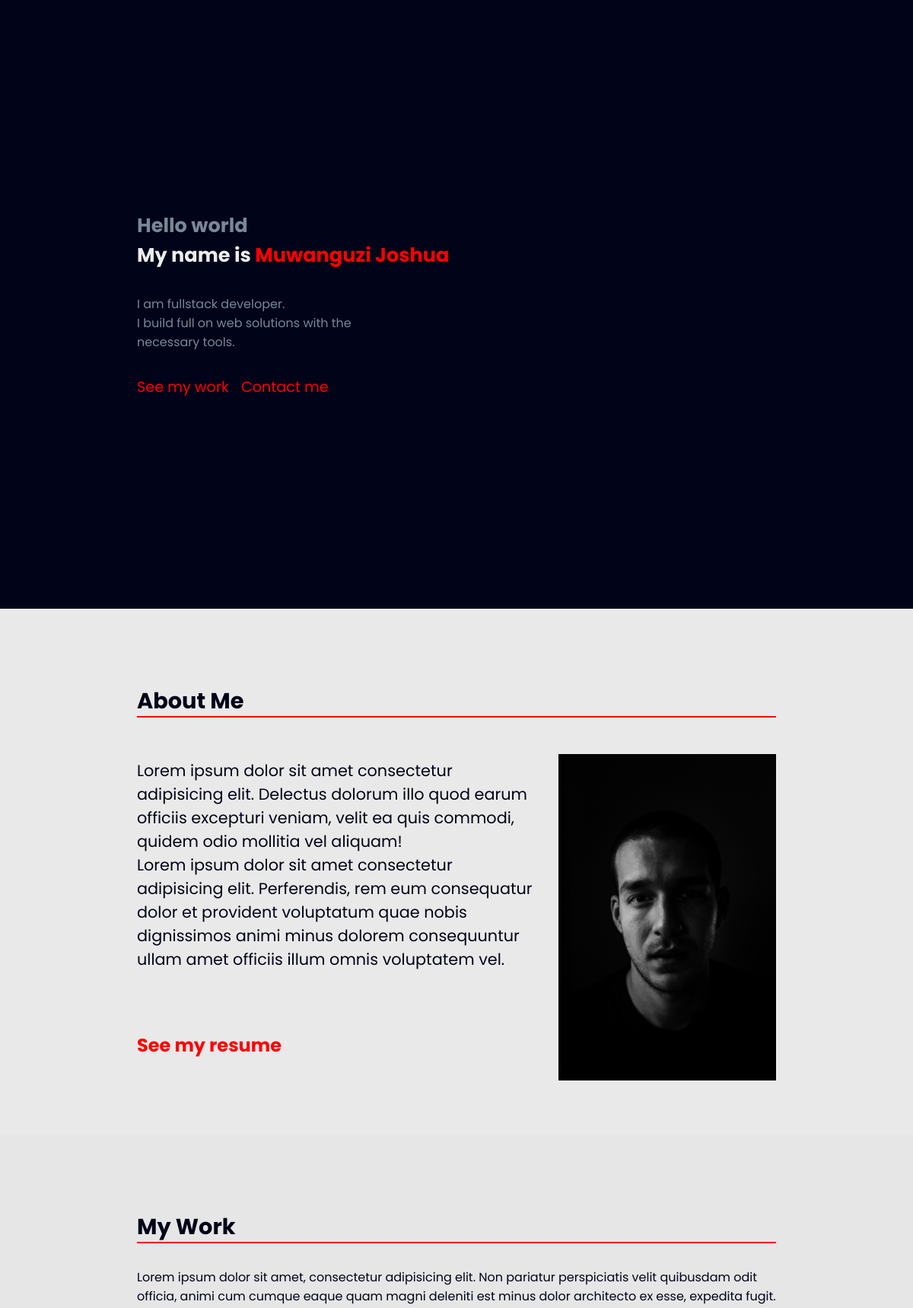
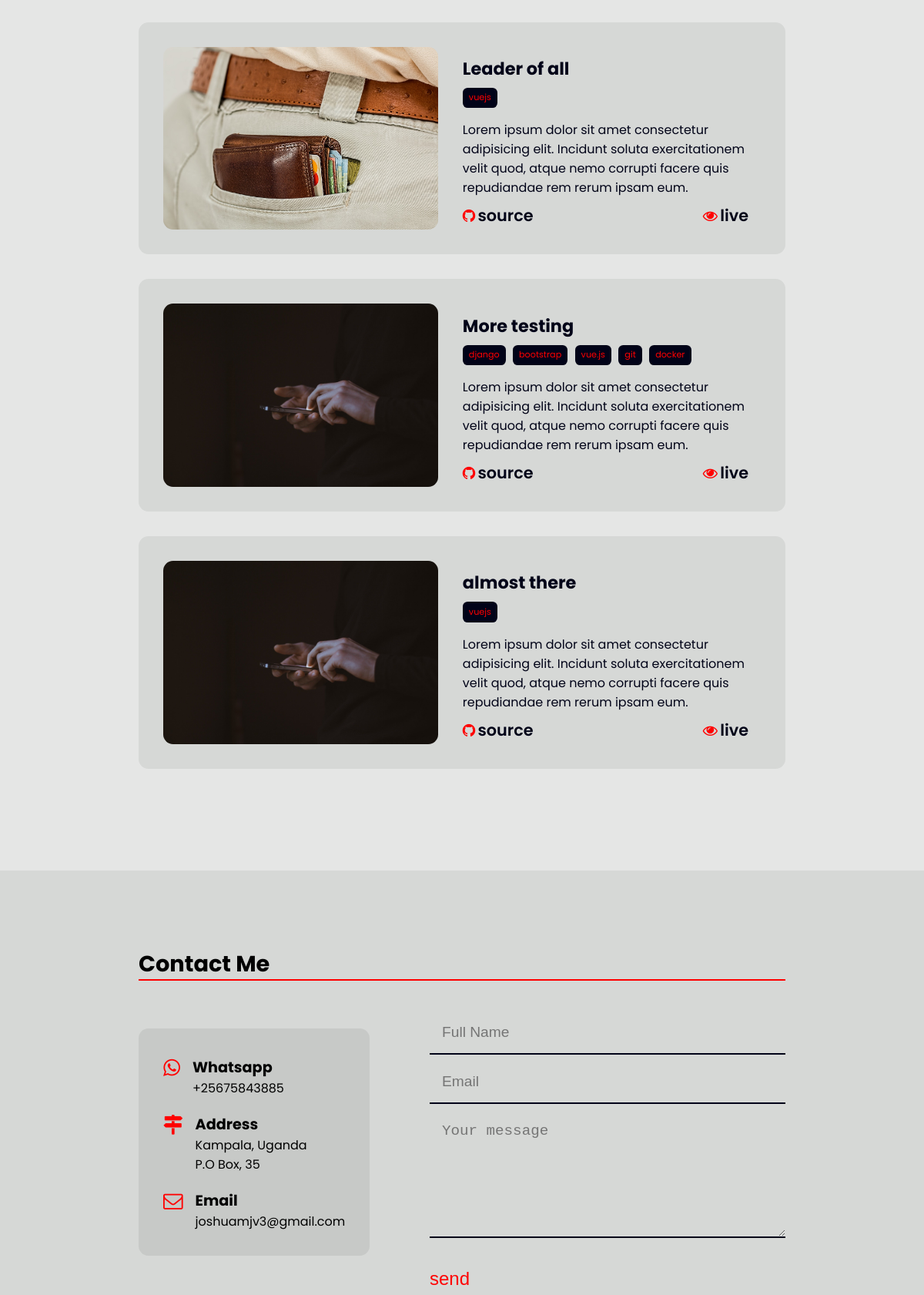
The page / (upper part) on the database its author committed (2 pictures, top to bottom).
### projects/models.py (models this page shows, shortened)
class Project(models.Model):
    title = models.CharField(max_length=50)
    date_created = models.DateTimeField(auto_now_add=True)
    slug = models.SlugField(max_length=50)
    featured = models.BooleanField(default=False)
    tags = TaggableManager()
    image = models.ImageField(upload_to='images', blank=True)
    live_site = models.URLField(max_length=500, blank=True)
    git_repo = models.URLField(max_length=500, blank=True)
    project_detail = models.TextField(blank=True)
    class Meta:
        ordering = ("-date_created",)

### projects/views.py (the view)
# urls.py: 2. Add a URL to urlpatterns:  path('', views.home, name='home')
def home(request):
    projects = Project.objects.filter(featured=True).order_by('-date_created')[:3]
    return render(request, 'home/index.html', {'projects':projects})

### projects/templates/home/index.html (shortened to what this page needs)
{% extends 'base.html' %}
{% load static %}
{% block content %}
    <section class="main">
        <div class="container hero">
                <h3 class="hero-intro">Hello world</h3>
                <h1 class="hero-title">My name is <span class="special">Muwanguzi Joshua</span></h1>
                <p class="hero-impression">I am fullstack developer. <br>I build full on web solutions with the <br> necessary tools.</p>
            <ul class="cta hero-cta">
                <li class="single-cta">See my work</li>
                <li class="single-cta">Contact me</li>
            </ul>
        </div>
    </section>
    <section class="about">
        <div class="container">
                <h3 class="section-title">About Me</h3>
                <div class="about-content">
                    <p>Lorem ipsum dolor sit amet consectetur adipisicing elit. Delectus dolorum illo quod earum officiis excepturi veniam, velit ea quis commodi, quidem odio mollitia vel aliquam! <span class="big-dev">Lorem ipsum dolor sit amet consectetur adipisicing elit. Perferendis, rem eum consequatur dolor et provident voluptatum quae nobis dignissimos animi minus dolorem consequuntur ullam amet officiis illum omnis voluptatem vel. <br></span>
                    </p>
                    <div class="about-img"><img src="{% static 'images/pexels-máximo-3992435.jpg'%}" alt="" width=""></div>
                </div>
                <p class="resume special">See my resume</p>
        </div>
    </section>
    <section class="work">
        <div class="container">
            <h1 class="section-title">My Work</h1>
            <div class="work-info">
                Lorem ipsum dolor sit amet, consectetur adipisicing elit. Non pariatur perspiciatis velit quibusdam odit officia, animi cum cumque eaque quam magni deleniti est minus dolor architecto ex esse, expedita fugit.
            </div>
            <div class="all-work">
                {% for project in projects %}
                    <div class="single-work">
                        <div class="work-image">
                            {% if project.image %}
                                <img src="{{project.image.url}}" alt="">
                                {% else %}
                                <img src="{% static 'images/phone.jpg'%}" alt="">
                            {% endif %}
                        </div>
                            <div class="work-text">
                                <h3 class="work-title">{{project.title}}</h3>
                                <ul class="tags">
                                    {% for tag in project.tags.all %}
                                        <li class="tag">
                                        <a href="{% url 'all_projects_by_tagname' tag %}" style="text-decoration: none;">{{tag}}</a>
                                        </li>
                                    {% endfor %}
                                </ul>
                                <p class="work-detail">
                                    Lorem ipsum dolor sit amet consectetur adipisicing elit. Incidunt soluta exercitationem velit quod, atque nemo corrupti facere quis repudiandae rem rerum ipsam eum.
                                </p>
                            <ul class="work-cta">
                                <li class="github">
                                    <span><i class="fa fa-github cta" aria-hidden="true">
                                    </i></span>source</li>
                                <li class="live-site"><span><i class="cta fa fa-eye" aria-hidden="true"></i></span>live</li>
                            </ul>
                        </div>
                    </div>
                {% endfor %}
            </div>
        </div>
    </section>
    <section class="contact">
        <div class="container">
            <h1 class="section-title">Contact Me</h1>
            <div class="contact_info-wrapper">
                <div class="contact-info__text">
                    <div class="wrapper-up">
                        <div class="info-item">
                            <div class="info-item_title__text">
                                <div class="icon">
                                    <i class="fa fa-whatsapp" aria-hidden="true"></i>
                                </div>
                                <div class="text-info">
                                    <h3 class="title">Whatsapp</h3>
                                    <p>+25675843885</p>
                                </div>
                            </div>
                        </div>
                        <div class="info-item">
                            <div class="info-item_title__text">
                                <div class="icon">
                                    <i class="fa fa-map-signs" aria-hidden="true"></i>
                                </div>
                                <div class="text-info">
                                    <h3 class="title">Address</h3>
                                    <p>Kampala, Uganda</p>
                                    <p>P.O Box, 35</p>
                                </div>
                            </div>
                        </div>
                        <div class="info-item">
                            <div class="info-item_title__text">
                                <div class="icon">
                                    <i class="fa fa-envelope-o" aria-hidden="true"></i>
                                </div>
                                <div class="text-info">
                                    <h3 class="title">Email</h3>
                                    <p>joshuamjv3@gmail.com</p>
                                </div>
                            </div>
                        </div>
                    </div>
                </div>
                <form action="" class="contact-info__form">
                    <div class="form-item">
                        <input type="text" name="" id="" placeholder="Full Name">
                    </div>
                    <div class="form-item">
                        <input type="email" name="" id="" placeholder="Email">
                    </div>
                    <div class="form-item">
                        <textarea name="" id="" cols="30" rows="6" placeholder="Your message"></textarea>
                    </div>
                    <input type="submit" value="send" id="contact-submit">
                </form>
            </div>
        </div>
    </section>
{% endblock content %}

### rows shown on the page
Project: image (picture), title "Leader of all"
Tag: name "vuejs"
Project: title "More testing"
Tag: name "django"
Tag: name "bootstrap"
Tag: name "vue.js"
Tag: name "git"
Tag: name "docker"
Project: title "almost there"
